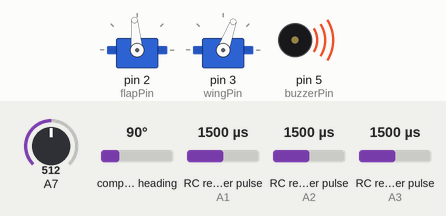
This sketch was run on a simulated Arduino Nano, built with avr-gcc and run on an emulated ATmega328P. On the bench: 2 × servo, buzzer (waves = sounding, pin HIGH). Wiring (inferred from the names in the program): 3 × RC receiver channel: data A1 / data A2 / data A3. The inputs (shaded band) are chosen by the test bench; at power-on: RC receiver pulse (sensors on A1, A2, A3) 1500 µs, compass heading 90°, A7 = 512.

Above: at 1.2 s.
1.3 s: RC receiver pulse (sensor on A1) set to 1020 µs
At 1.9 s:
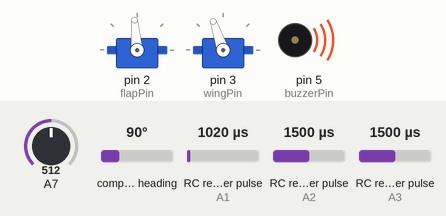
2.9 s: RC receiver pulse (sensor on A2) set to 1020 µs
At 4.2 s:
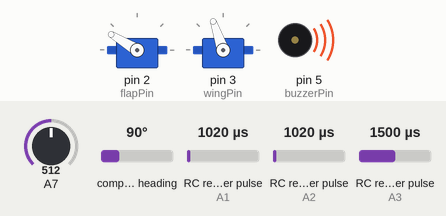
4.5 s: compass heading set to 269°
At 5.5 s:
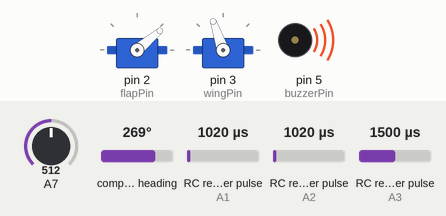
6.0 s: RC receiver pulse (sensor on A3) set to 1980 µs
At 6.7 s:
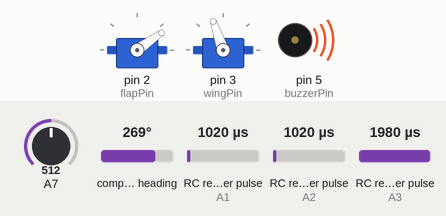
7.6 s: A7 set to 493
At 8.8 s:
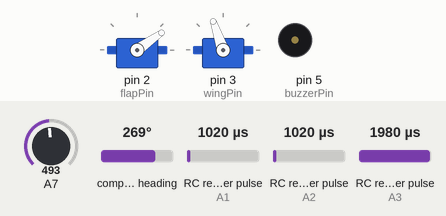
9.1 s: compass heading set to 7°
At 10.2 s:
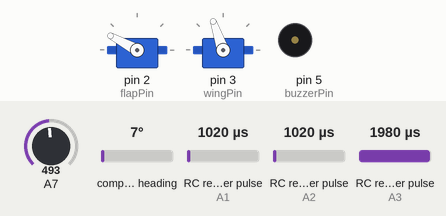
Timing chart, 0 to 11.6 s (numbered marks = the images above; inputs shaded):
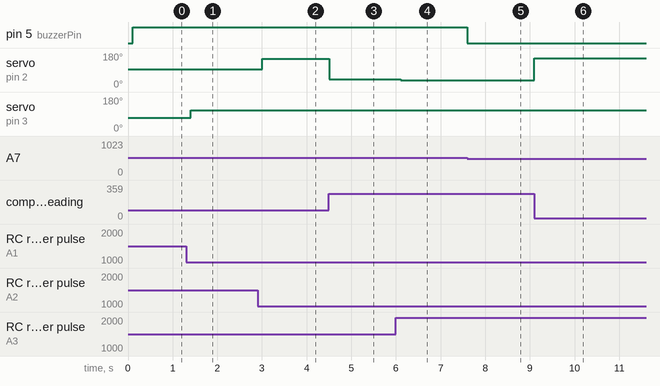

The sketch:

MonocopterControl25_MCCU_GyroProcession.ino
```cpp
#define rcPin1 A3   // Pin 8 Connected to CH1 of Transmitter;
#define rcPin2 A2   // Pin 9 Connected to CH2
#define rcPin3 A1   // Wing
#define buzzerPin 5
#define flapPin 2
#define wingPin 3
#include <Servo.h>
#include <QMC5883L.h>
#include <Wire.h>
QMC5883L compass;
Servo ServoFlap;
Servo ServoWing;
int x_mid = 1520;
int y_mid = 1500;
int z_mid = 1520;
int x = x_mid;  // Receiver Channel 2 PPM value
int y = y_mid;  // Receiver Channel 1 PPM value
int z = z_mid;
float flight_bearing;
float current_bearing;
float flight_magnitude = 0;
float x_vec = 0;
float y_vec = 0;
float z_vec = 0;

float default_angle_flap = 95;
float servo_angle_flap = default_angle_flap;
int currentFlapAngle = default_angle_flap;
int flapUpdateDifference;

float default_angle_wing = 70;
float servo_angle_wing = default_angle_wing;
int currentWingAngle = default_angle_wing;
int wingUpdateDifference;

float flap_constant = 0.002;
float voltageReading = 0;
int cycleCounter = 0;
#define cycleDelay 40


void setup() {
  pinMode(rcPin1, INPUT);
  pinMode(rcPin2, INPUT);
  pinMode(rcPin3, INPUT);
  pinMode(13, INPUT);
  pinMode(buzzerPin, OUTPUT);

  ServoFlap.attach(flapPin);
  ServoFlap.write(default_angle_flap);
  ServoWing.attach(wingPin);
  ServoWing.write(default_angle_wing);
  Wire.begin();
  compass.init();
  compass.setSamplingRate(200);

  //Serial.begin(9600);
}

void loop() {

  if (cycleCounter == cycleDelay) {
    x = pulseIn(rcPin1, HIGH, 50000);  // (Pin, State, Timeout)
    y = pulseIn(rcPin2, HIGH, 50000);
    z = pulseIn(rcPin3, HIGH, 50000);
    voltageReading = analogRead(A7)*0.00983;
    //Serial.println(voltageReading);
    if (voltageReading > 5.00 and voltageReading < 7.45) {
      digitalWrite(buzzerPin, HIGH);
    }
    else {
      digitalWrite(buzzerPin, LOW);
    }
    cycleCounter = 0;
  }

  else {
    cycleCounter++;
  }


  x_vec = x_mid - x;
  y_vec = y_mid - y;
  z_vec = z_mid - z;

  int heading = compass.readHeading();

  if(heading==0) {
    /* Still calibrating, so measure but don't print */
  }
  else {
    current_bearing = heading;
  }

  //Serial.println(current_bearing);
  //Serial.println(x_vec);
  //delay(200);

  current_bearing = int(int(current_bearing * 0.2) * 5);


  servo_angle_wing = default_angle_wing + (z_vec * 0.08);


  wingUpdateDifference = currentWingAngle - servo_angle_wing;

  if (wingUpdateDifference > 3 or wingUpdateDifference < -3) {
    ServoWing.write(servo_angle_wing);
    currentWingAngle = servo_angle_wing;
  }

  else {}


  flight_magnitude = sqrt(sq(x_vec) + sq(y_vec));


  if ((x_vec >= 0) && (y_vec >= 0)){
    flight_bearing = 90 - (57.29578 * atan(y_vec / x_vec));

  }

  else if ((x_vec >= 0) && (y_vec < 0)){
    flight_bearing = 90 + (57.29578 * atan(y_vec / - x_vec));

  }

  else if ((x_vec < 0) && (y_vec >= 0)){
    flight_bearing = 270 + (57.29578 * atan(y_vec / - x_vec));

  }

  else if ((x_vec < 0) && (y_vec < 0)){
    flight_bearing = 270 - (57.29578 * atan(y_vec / x_vec));

  }

  //Serial.println(flight_bearing);
  //Serial.println(flight_magnitude);


  if (flight_magnitude > 40) {
    servo_angle_flap = default_angle_flap - (flap_constant * flight_magnitude * 57.29578 * sin(0.01745329 * (current_bearing - flight_bearing) + 4.712389 - 1.57080));
  }

  else if (flight_magnitude <= 40) {
    servo_angle_flap = default_angle_flap;
  }

  //servo_angle_flap = int(int(servo_angle_flap * 0.2) * 5);

  //int flapUpdateDifference = ((int(currentFlapAngle - servo_angle_flap)) ^ 2);
  flapUpdateDifference = currentFlapAngle - servo_angle_flap;

  if (flapUpdateDifference > 3 or flapUpdateDifference < -3) {
    ServoFlap.write(servo_angle_flap);
    currentFlapAngle = servo_angle_flap;
  }

  else {}

  //Serial.println(flapUpdateDifference);

}
```

Measured:
- the behaviour switches between 509 and 508 on A7 (found by bisection; images 4 and 5)
- after the input at 1.3 s, servo on pin 3 (wingPin): 70° → 109° after 0.10 s
- after the input at 2.9 s, servo on pin 2 (flapPin): 95° → 149° after 0.10 s
- after the input at 4.5 s, servo on pin 2 (flapPin): 149° → 40° at once
- after the input at 6.0 s, servo on pin 2 (flapPin): 40° → 35° after 0.10 s
- after the input at 7.6 s, pin 5 (buzzerPin): HIGH → LOW at once
- after the input at 9.1 s, servo on pin 2 (flapPin): 35° → 152° at once
